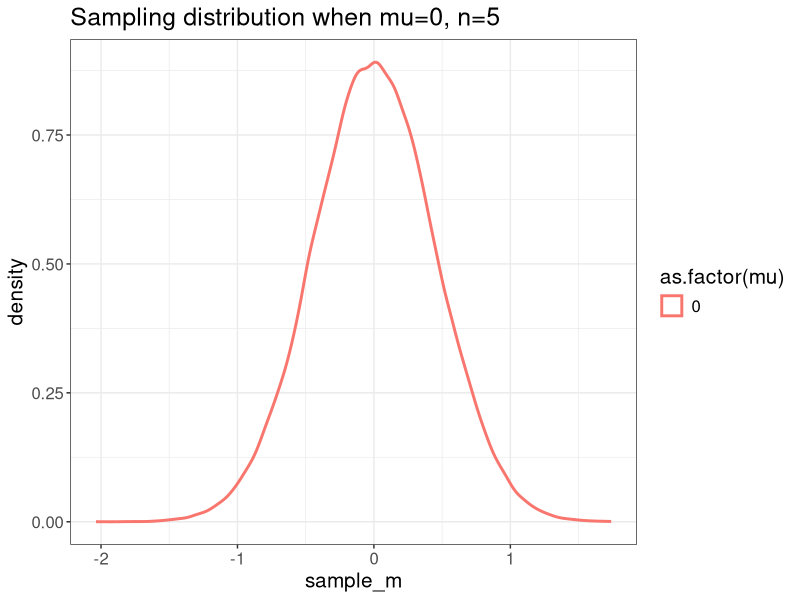
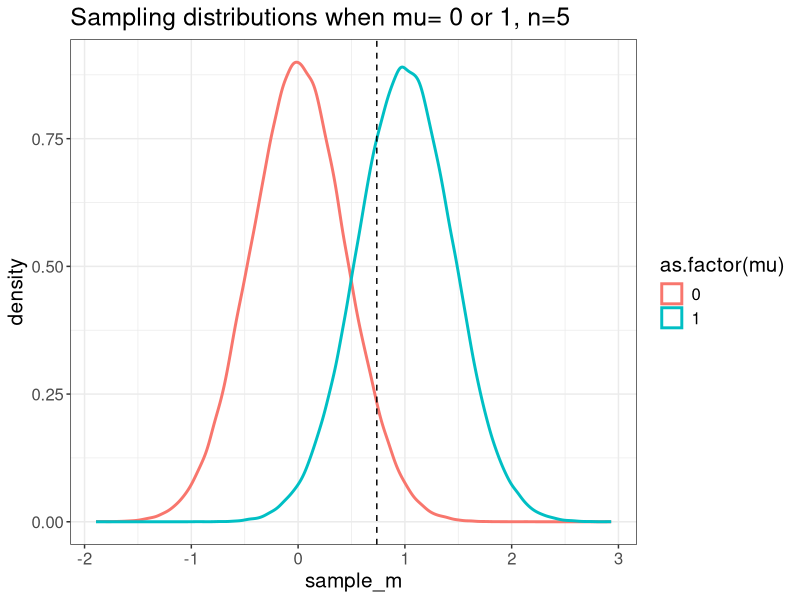
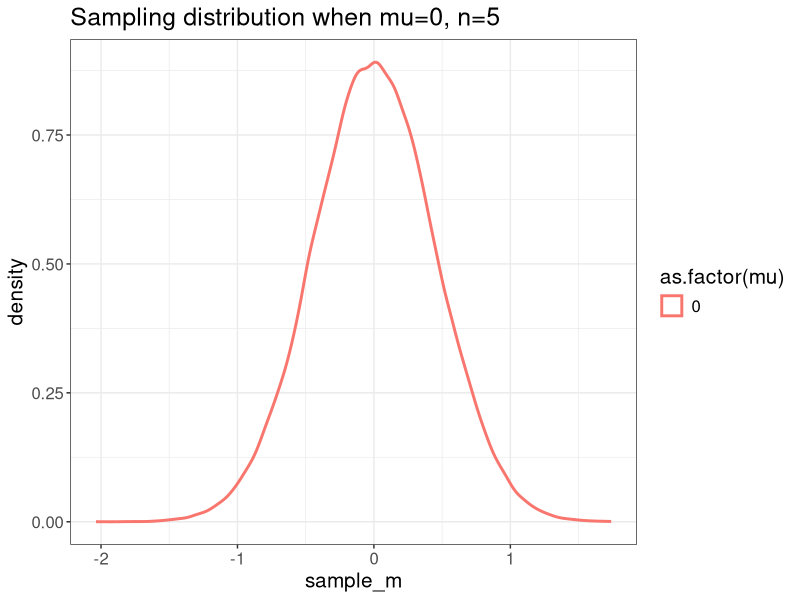
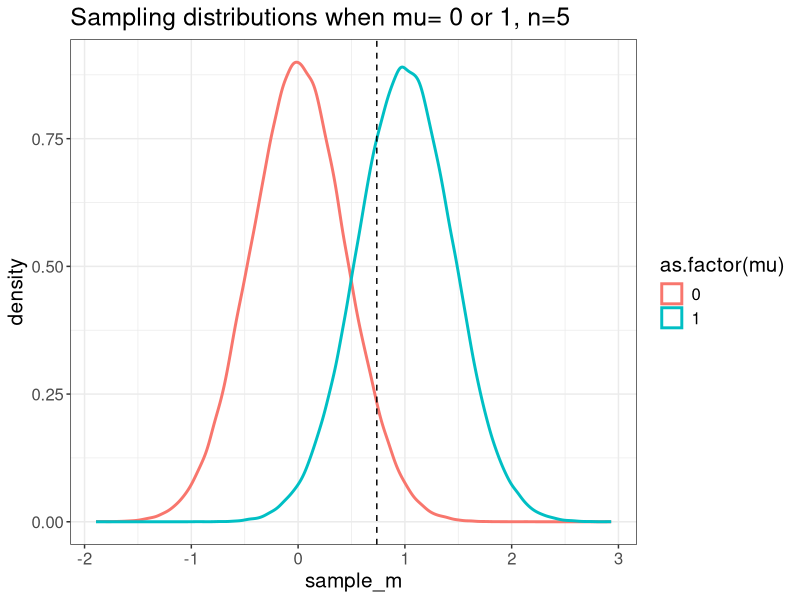

The R source for these figures, in order: (Note: a time limit stopped this script after it produced the figures.)
## ---- chunk 1
library(tidyverse)
library(lme4)
library(broom)
## ---- chunk 2
df1 <- tibble(
  mu = rep(c(0),100000)
) %>%  
  rowwise %>% 
  mutate(
    sample_m = mean(rnorm(5,mu))
  )

df1 %>% ggplot(
    aes(
      color=as.factor(mu),
      x=sample_m
    )
  ) + 
  geom_density(
    size=1
  ) +
  theme_bw() +
  ggtitle("Sampling distribution when mu=0, n=5")+
  theme(
    text = element_text(size=15)
  )

  ggsave(
    "sampling_dist_0.png",
    units="px",
    width=1920,
    height = 1080,
    dpi = 300)
## ---- chunk 3

df2 <- tibble(
  mu = rep(c(0,1),100000)
) %>%  
  rowwise %>% 
  mutate(
    sample_m = mean(rnorm(5,mu))
  ) 

df2 %>% ggplot(
    aes(
      color=as.factor(mu),
      x=sample_m
    )
  ) + 
  geom_density(
    size=1
  ) +
  theme_bw() +
  ggtitle("Sampling distributions when mu= 0 or 1, n=5")+
  theme(
    text = element_text(size=15)
  ) +
  geom_vline(
    xintercept = 0.737,
    linetype = "dashed"
  )

  ggsave(
    filename="sampling_dist_1_a.png",
    units="px",
    width=1920,
    height = 1080,
    dpi = 300)


## ---- chunk 4
df3 <- tibble(
  mu = rep(c(0,1),10000)
) %>%  
  rowwise %>% 
  mutate(
    tidy(t.test(rnorm(5,mu)))
  ) 
  
## ---- chunk 5
df3 %>% ggplot(
    aes(
      color=as.factor(mu),
      x=p.value
    )
  ) + 
  geom_density(
    size=1
  ) +
  theme_bw() +
  ggtitle("t-test p value distribution when mu= 0 or 1, n=5")+
  theme(
    text = element_text(size=15)
  ) +
  geom_vline(
    xintercept = 0.05,
    linetype = "dashed"
  )

  ggsave(
    filename="pvalue_dist_0.png",
    units="px",
    width=1920,
    height = 1080,
    dpi = 300)
## ---- chunk 6
df4 <- tibble(
  mu = rep(c(0,1),100000)
) %>%  
  rowwise %>% 
  mutate(
    sample_m = mean(rnorm(20,mu))
  ) 

df4 %>% ggplot(
    aes(
      color=as.factor(mu),
      x=sample_m
    )
  ) + 
  geom_density(
    size=1
  ) +
  theme_bw() +
  ggtitle("Sampling distributions when mu= 0 or 1, n=20")+
  theme(
    text = element_text(size=15)
  )

  ggsave(
    filename="sampling_dist_2.png",
    units="px",
    width=1920,
    height = 1080,
    dpi = 300)

## ---- chunk 7
df5 <- tibble(
  mu = rep(c(0,1),10000)
) %>%  
  rowwise %>% 
  mutate(
    tidy(t.test(rnorm(20,mu)))
  ) 
  
## ---- chunk 8
df5 %>% ggplot(
    aes(
      color=as.factor(mu),
      x=p.value
    )
  ) + 
  geom_density(
    size=1
  ) +
  theme_bw() +
  ggtitle("t-test p value distribution when mu= 0 or 1, n=20")+
  theme(
    text = element_text(size=15)
  ) +
  geom_vline(
    xintercept = 0.05,
    linetype = "dashed"
  )

  ggsave(
    filename="pvalue_dist_1.png",
    units="px",
    width=1920,
    height = 1080,
    dpi = 300)
## ---- chunk 9
df6 <- tibble(
  n = rep(seq(7, 15),2000)
) %>%  
  rowwise %>% 
  mutate(
    tidy(t.test(rnorm(n,mean=1)))
  ) 
  
## ---- chunk 10
df6 %>% 
  ggplot(
    aes(
      color=as.factor(n),
      x=p.value
    )
  ) + 
  geom_density(
    size=1
  ) +
  theme_bw() +
  ggtitle("t-test p value distribution for different n when mu = 1")+
  theme(
    text = element_text(size=15)
  ) +
  geom_vline(
    xintercept = 0.05,
    linetype = "dashed"
  ) +
  ylim(-10,20)

  ggsave(
    filename="pvalue_dist_2.png",
    units="px",
    width=1920,
    height = 1080,
    dpi = 300)
## ---- chunk 11
df7 <- tibble(
  n = rep(seq(7,15),2000)
) %>%  
  rowwise %>% 
  mutate(
    tidy(t.test(rnorm(n), mu=1))
  ) 
## ---- chunk 12
df7 %>% 
  group_by(n) %>% 
  summarise(
    power = mean(p.value < .05)
  ) %>% 
  ggplot(
    aes(
      y=power,
      x=n
    )
  ) +
  geom_line() +
  geom_point() +
  theme_bw() +
  ggtitle("power for different sample sizes")+
  theme(
    text = element_text(size=15)
  ) +
  geom_hline(
    yintercept = 0.8,
    linetype = "dashed"
  )

  ggsave(
    filename="power_curve_0.png",
    units="px",
    width=1920,
    height = 1080,
    dpi = 300)
